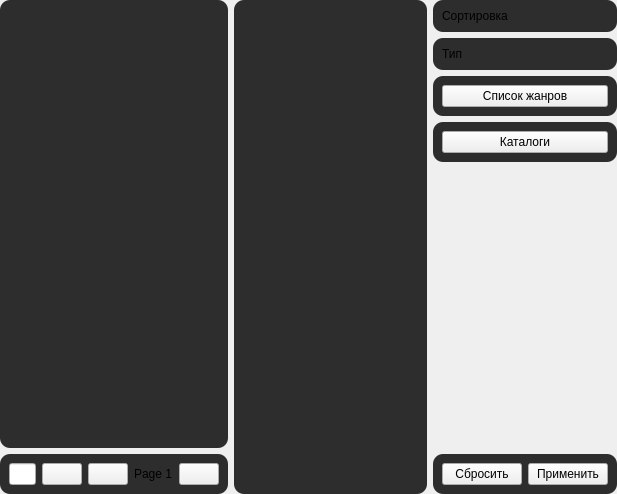
<?xml version="1.0" encoding="UTF-8"?>
<ui version="4.0">
 <class>Form</class>
 <widget class="QWidget" name="Form">
  <property name="geometry">
   <rect>
    <x>0</x>
    <y>0</y>
    <width>617</width>
    <height>494</height>
   </rect>
  </property>
  <property name="windowTitle">
   <string>Form</string>
  </property>
  <property name="styleSheet">
   <string notr="true">QFrame {
	border-radius: 10px;
	background-color: rgb(45, 45, 45);
}</string>
  </property>
  <layout class="QHBoxLayout" name="horizontalLayout_5">
   <property name="leftMargin">
    <number>0</number>
   </property>
   <property name="topMargin">
    <number>0</number>
   </property>
   <property name="rightMargin">
    <number>0</number>
   </property>
   <property name="bottomMargin">
    <number>0</number>
   </property>
   <item>
    <layout class="QVBoxLayout" name="search">
     <item>
      <widget class="QFrame" name="items_frame">
       <property name="frameShape">
        <enum>QFrame::StyledPanel</enum>
       </property>
       <property name="frameShadow">
        <enum>QFrame::Raised</enum>
       </property>
       <layout class="QVBoxLayout" name="verticalLayout">
        <item>
         <widget class="QListWidget" name="items_list"/>
        </item>
       </layout>
      </widget>
     </item>
     <item>
      <widget class="QFrame" name="search_frame">
       <property name="frameShape">
        <enum>QFrame::StyledPanel</enum>
       </property>
       <property name="frameShadow">
        <enum>QFrame::Raised</enum>
       </property>
       <layout class="QHBoxLayout" name="horizontalLayout_3">
        <item>
         <widget class="QFrame" name="text_frame">
          <property name="frameShape">
           <enum>QFrame::StyledPanel</enum>
          </property>
          <property name="frameShadow">
           <enum>QFrame::Raised</enum>
          </property>
          <layout class="QHBoxLayout" name="horizontalLayout_2">
           <property name="leftMargin">
            <number>0</number>
           </property>
           <property name="topMargin">
            <number>0</number>
           </property>
           <property name="rightMargin">
            <number>0</number>
           </property>
           <property name="bottomMargin">
            <number>0</number>
           </property>
           <item>
            <widget class="QLineEdit" name="title_line"/>
           </item>
           <item>
            <widget class="QPushButton" name="search_btn">
             <property name="text">
              <string/>
             </property>
             <property name="icon">
              <iconset resource="../desu_res.qrc">
               <normaloff>:/icons/images/search.png</normaloff>:/icons/images/search.png</iconset>
             </property>
            </widget>
           </item>
          </layout>
         </widget>
        </item>
        <item>
         <widget class="QFrame" name="page_frame">
          <property name="frameShape">
           <enum>QFrame::StyledPanel</enum>
          </property>
          <property name="frameShadow">
           <enum>QFrame::Raised</enum>
          </property>
          <layout class="QHBoxLayout" name="horizontalLayout">
           <property name="leftMargin">
            <number>0</number>
           </property>
           <property name="topMargin">
            <number>0</number>
           </property>
           <property name="rightMargin">
            <number>0</number>
           </property>
           <property name="bottomMargin">
            <number>0</number>
           </property>
           <item>
            <widget class="QPushButton" name="prev_btn">
             <property name="text">
              <string/>
             </property>
             <property name="icon">
              <iconset resource="../desu_res.qrc">
               <normaloff>:/icons/images/prev.png</normaloff>:/icons/images/prev.png</iconset>
             </property>
            </widget>
           </item>
           <item>
            <widget class="QLabel" name="page_label">
             <property name="text">
              <string>Page 1</string>
             </property>
            </widget>
           </item>
           <item>
            <widget class="QPushButton" name="next_btn">
             <property name="text">
              <string/>
             </property>
             <property name="icon">
              <iconset resource="../desu_res.qrc">
               <normaloff>:/icons/images/next.png</normaloff>:/icons/images/next.png</iconset>
             </property>
            </widget>
           </item>
          </layout>
         </widget>
        </item>
       </layout>
      </widget>
     </item>
    </layout>
   </item>
   <item>
    <widget class="QFrame" name="catalogs_frame">
     <property name="frameShape">
      <enum>QFrame::StyledPanel</enum>
     </property>
     <property name="frameShadow">
      <enum>QFrame::Raised</enum>
     </property>
     <layout class="QVBoxLayout" name="verticalLayout_3">
      <item>
       <widget class="QListWidget" name="catalogs_list">
        <property name="sizePolicy">
         <sizepolicy hsizetype="Preferred" vsizetype="Expanding">
          <horstretch>0</horstretch>
          <verstretch>0</verstretch>
         </sizepolicy>
        </property>
       </widget>
      </item>
     </layout>
    </widget>
   </item>
   <item>
    <layout class="QVBoxLayout" name="filters">
     <item>
      <widget class="QFrame" name="orders_frame">
       <property name="styleSheet">
        <string notr="true">QAbstractButton {
	background-color: rgb(45, 45, 45);
}</string>
       </property>
       <property name="frameShape">
        <enum>QFrame::StyledPanel</enum>
       </property>
       <property name="frameShadow">
        <enum>QFrame::Raised</enum>
       </property>
       <layout class="QVBoxLayout" name="verticalLayout_5">
        <item>
         <widget class="QLabel" name="label">
          <property name="text">
           <string>Сортировка</string>
          </property>
         </widget>
        </item>
        <item>
         <layout class="QGridLayout" name="orders_grid"/>
        </item>
       </layout>
      </widget>
     </item>
     <item>
      <widget class="QFrame" name="kinds_frame">
       <property name="styleSheet">
        <string notr="true">QAbstractButton {
	background-color: rgb(45, 45, 45);
}</string>
       </property>
       <property name="frameShape">
        <enum>QFrame::StyledPanel</enum>
       </property>
       <property name="frameShadow">
        <enum>QFrame::Raised</enum>
       </property>
       <layout class="QVBoxLayout" name="verticalLayout_4">
        <item>
         <widget class="QLabel" name="label_2">
          <property name="text">
           <string>Тип</string>
          </property>
         </widget>
        </item>
        <item>
         <layout class="QGridLayout" name="kinds_grid"/>
        </item>
       </layout>
      </widget>
     </item>
     <item>
      <widget class="QFrame" name="genres_frame">
       <property name="frameShape">
        <enum>QFrame::StyledPanel</enum>
       </property>
       <property name="frameShadow">
        <enum>QFrame::Raised</enum>
       </property>
       <layout class="QVBoxLayout" name="verticalLayout_6">
        <item>
         <widget class="QPushButton" name="genres_btn">
          <property name="text">
           <string>Список жанров</string>
          </property>
         </widget>
        </item>
       </layout>
      </widget>
     </item>
     <item>
      <widget class="QFrame" name="filter_catalog_frame">
       <property name="frameShape">
        <enum>QFrame::StyledPanel</enum>
       </property>
       <property name="frameShadow">
        <enum>QFrame::Raised</enum>
       </property>
       <layout class="QVBoxLayout" name="verticalLayout_7">
        <item>
         <widget class="QPushButton" name="catalogs_btn">
          <property name="text">
           <string>Каталоги</string>
          </property>
         </widget>
        </item>
       </layout>
      </widget>
     </item>
     <item>
      <spacer name="verticalSpacer">
       <property name="orientation">
        <enum>Qt::Vertical</enum>
       </property>
       <property name="sizeHint" stdset="0">
        <size>
         <width>20</width>
         <height>40</height>
        </size>
       </property>
      </spacer>
     </item>
     <item alignment="Qt::AlignBottom">
      <widget class="QFrame" name="filter_actions_frame">
       <property name="frameShape">
        <enum>QFrame::StyledPanel</enum>
       </property>
       <property name="frameShadow">
        <enum>QFrame::Raised</enum>
       </property>
       <layout class="QHBoxLayout" name="horizontalLayout_4">
        <item>
         <widget class="QPushButton" name="reset_btn">
          <property name="text">
           <string>Сбросить</string>
          </property>
         </widget>
        </item>
        <item>
         <widget class="QPushButton" name="apply_btn">
          <property name="text">
           <string>Применить</string>
          </property>
         </widget>
        </item>
       </layout>
      </widget>
     </item>
    </layout>
   </item>
  </layout>
 </widget>
 <resources>
  <include location="../desu_res.qrc"/>
 </resources>
 <connections/>
</ui>
